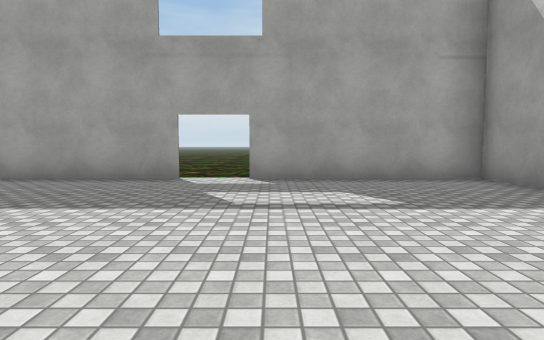
[1] (above)

24 first-person views from a walk through a 3-D level made in the Unity game engine. The camera is 1.2 m above the floor, tilts 4° down and sees 75° across. The floor is counted in squares, 2 m on a side. Each view is taken from the middle of a square. On the plan, view 1 faces up. The plan holds only what a view shows up to about 10 squares ahead; the rest is blank. The place goes on beyond the plan. Door leaves are left out, so doorways stand open. Some surface patterns are stand-ins.

[2]
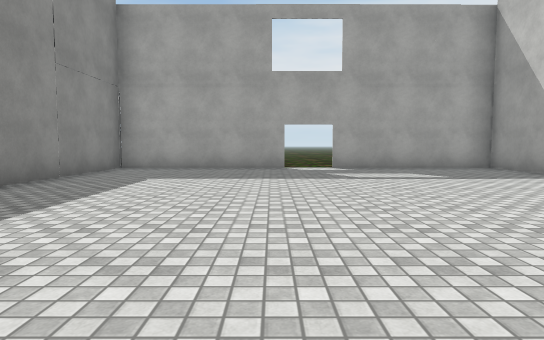

[3]
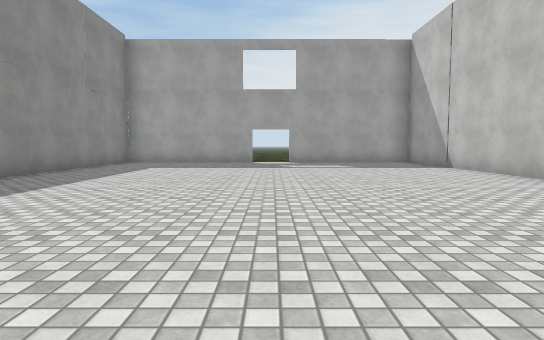

[4]
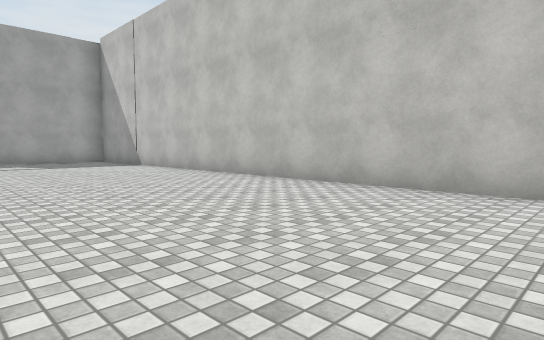

[5]
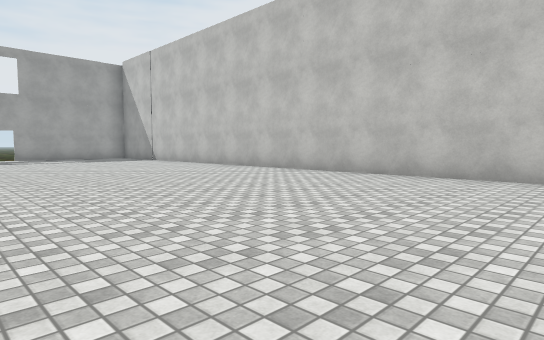

[6]
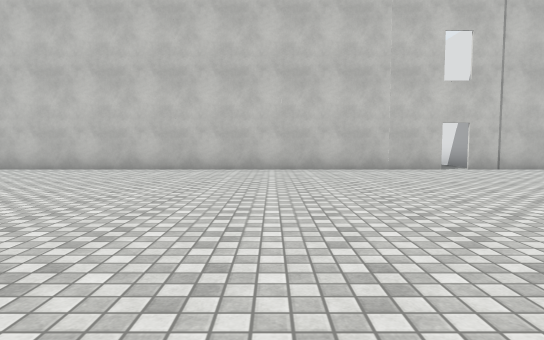

[7]
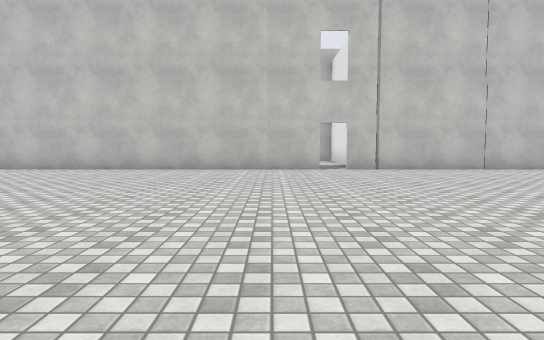

[8]
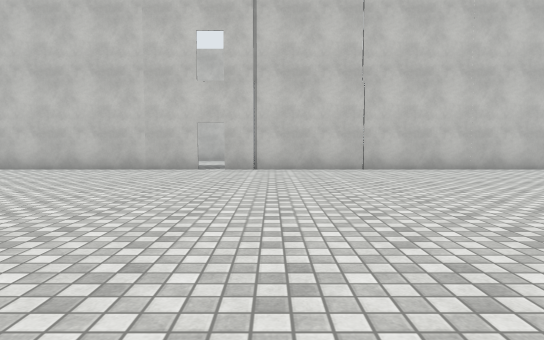

[9]
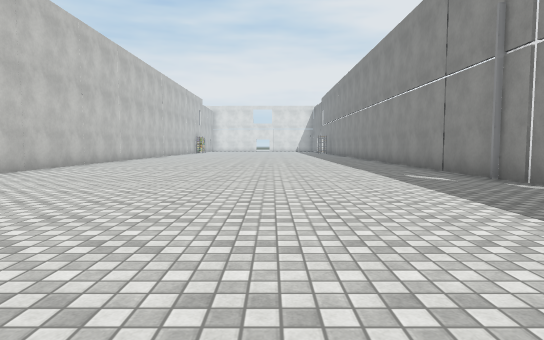

[10]
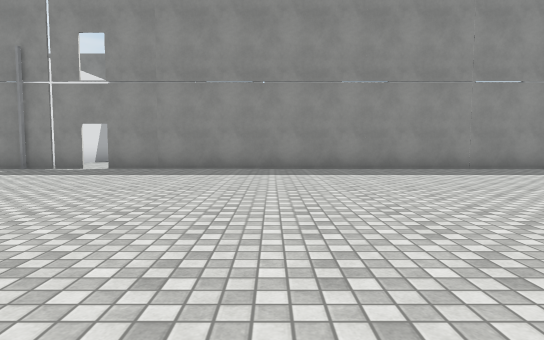

[11]
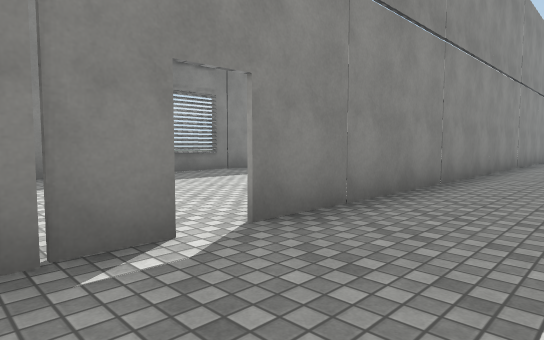

[12]
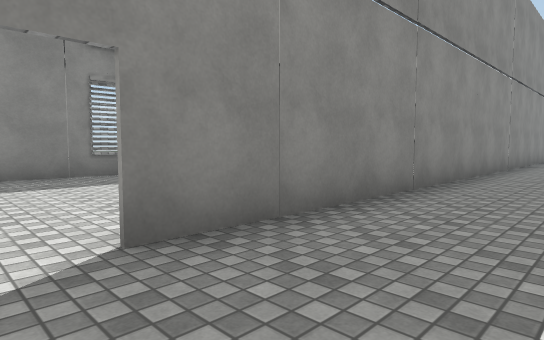

[13]
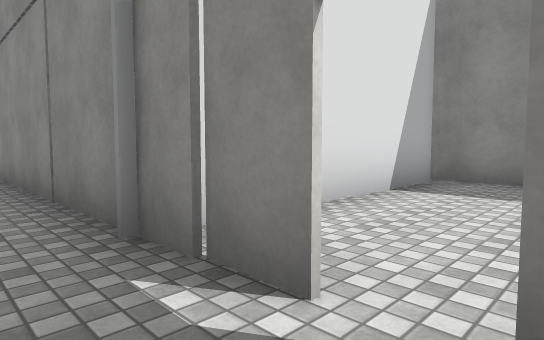

[14]
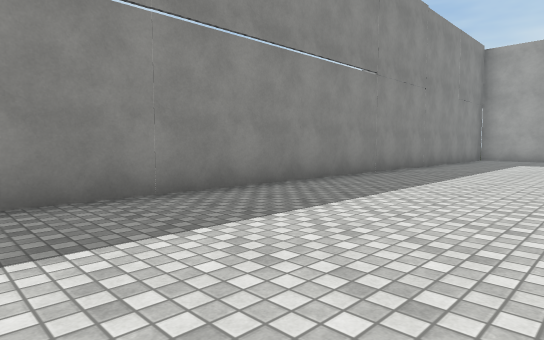

[15]
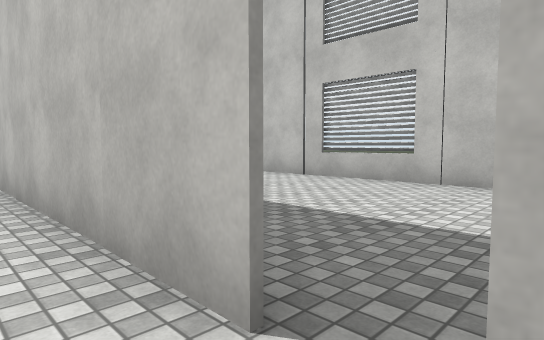

[16]
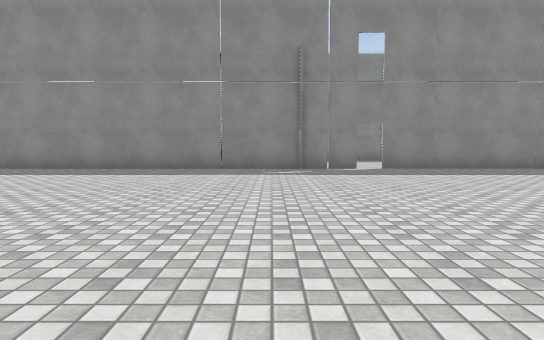

[17]
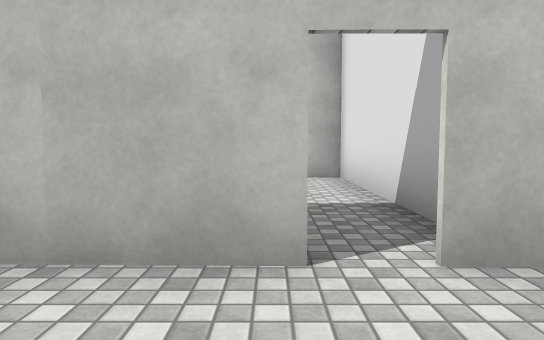

[18]
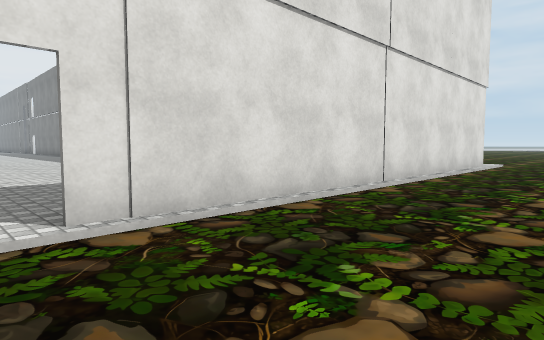

[19]
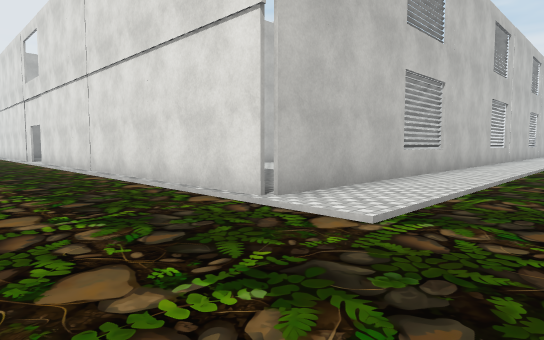

[20]
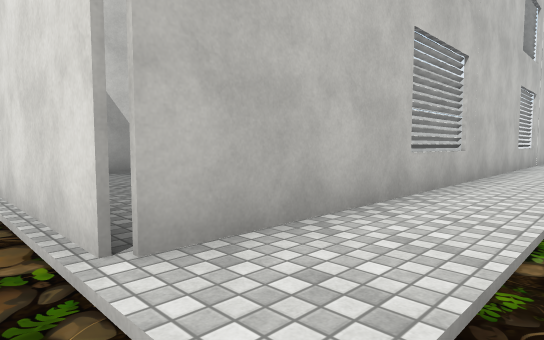

[21]
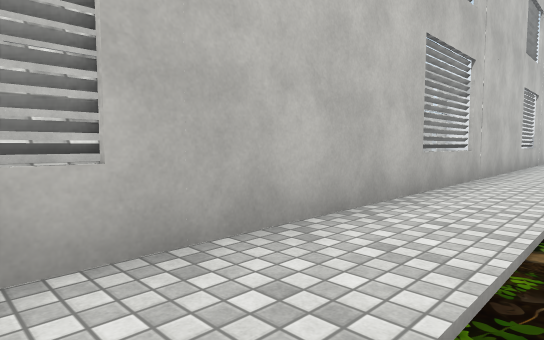

[22]
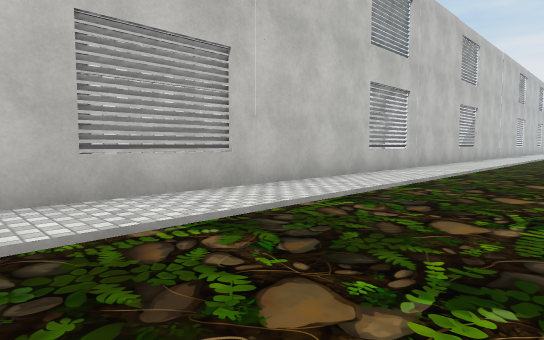

[23]
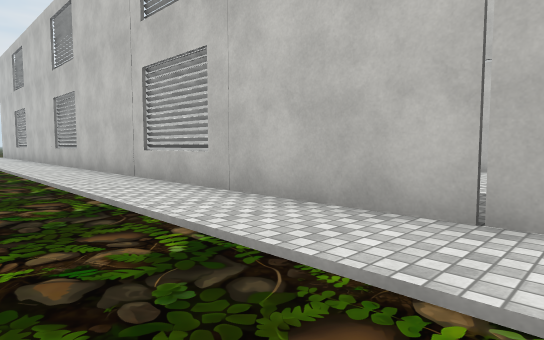

[24]
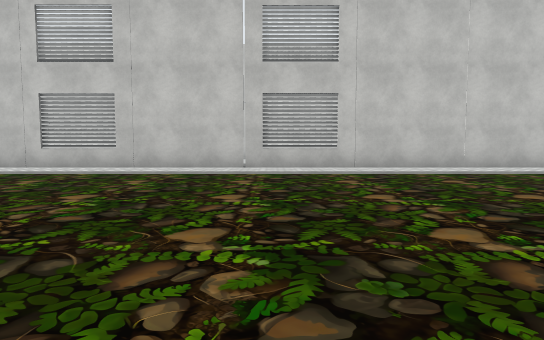

### Floor plan
Key: @ floor where view 1 was taken; # wall or solid block; . floor; D open door.
Columns run from 20 left of view 1 to 9 right of it. Each row starts with its distance up from view 1.
 10                   ..
  9       .....    .....
  8       ..............
  7       .............D
  6       ...##########D#####
  5       ...#....#.........#
  4        ..# ...#.........#
  3        ..#    #.........#
  2        ..#    #.........#
  1        ..#    #.........#
  0        ..#    #.....@...#
 -1      ....#    #.........#
 -2      ....#    #.........#
 -3      ....#    #.........#
 -4      ....#    #.........#
 -5      ....#    #.........#
 -6       ...#    #.........#
 -7       ...#    #.........#
 -8       ...#    #.........#
 -9      ....#    #.........#
-10    ......#    #.........#
-11   .......#  ..#.........#    #
-12  ........#... #.........#   .#
-13 .........#.   #.........#  ..#
-14  ........#... #.........# ...#
-15   .......#....#.........#....#
-16    ......#....D.........D....#
-17      ....#....D.........D#####
-18       ...######.........#
-19         .#    #.........#
-20          #    #.........#
-21               #.........#
-22               #.........#
-23               #....  ...#

Where each view was taken, in squares from view 1:
view 1: 0 up, 0 right, facing up
view 2: 3 down, 2 left, facing up
view 3: 6 down, 1 left, facing up
view 4: 7 down, 1 left, facing up-right
view 5: 10 down, 3 left, facing up-right
view 6: 12 down, 5 left, facing right
view 7: 15 down, 5 left, facing right
view 8: 18 down, 5 left, facing right
view 9: 12 down, 2 left, facing down
view 10: 12 down, 3 right, facing left
view 11: 18 down, 4 left, facing up-left
view 12: 17 down, 4 left, facing up-left
view 13: 16 down, 5 left, facing down-left
view 14: 9 down, 2 left, facing up-left
view 15: 17 down, 3 right, facing up-right
view 16: 19 down, 3 right, facing left
view 17: 16 down, 2 right, facing right
view 18: 9 up, 1 left, facing down-left
view 19: 9 up, 14 left, facing down-right
view 20: 7 up, 13 left, facing down-right
view 21: 2 up, 13 left, facing down-right
view 22: 1 down, 15 left, facing down-right
view 23: 13 down, 14 left, facing up-right
view 24: 13 down, 20 left, facing right
